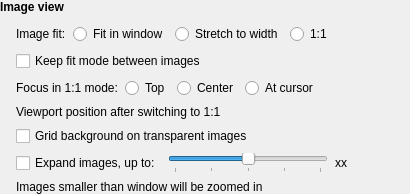
                <widget class="QWidget" name="imageViewGroup" native="true">
                 <property name="accessibleName">
                  <string notr="true">SGroup</string>
                 </property>
                 <layout class="QVBoxLayout" name="verticalLayout_13">
                  <property name="leftMargin">
                   <number>0</number>
                  </property>
                  <property name="topMargin">
                   <number>0</number>
                  </property>
                  <property name="rightMargin">
                   <number>0</number>
                  </property>
                  <property name="bottomMargin">
                   <number>0</number>
                  </property>
                  <item>
                   <layout class="QHBoxLayout" name="horizontalLayout_27">
                    <property name="leftMargin">
                     <number>0</number>
                    </property>
                    <property name="topMargin">
                     <number>0</number>
                    </property>
                    <property name="rightMargin">
                     <number>0</number>
                    </property>
                    <item>
                     <widget class="QLabel" name="label_40">
                      <property name="font">
                       <font>
                        <bold>true</bold>
                       </font>
                      </property>
                      <property name="text">
                       <string>Image view</string>
                      </property>
                     </widget>
                    </item>
                    <item>
                     <widget class="QWidget" name="widget_3" native="true">
                      <property name="sizePolicy">
                       <sizepolicy hsizetype="Expanding" vsizetype="Preferred">
                        <horstretch>0</horstretch>
                        <verstretch>0</verstretch>
                       </sizepolicy>
                      </property>
                      <property name="accessibleName">
                       <string notr="true">SLine</string>
                      </property>
                     </widget>
                    </item>
                   </layout>
                  </item>
                  <item>
                   <layout class="QVBoxLayout" name="verticalLayout_8">
                    <property name="spacing">
                     <number>7</number>
                    </property>
                    <property name="leftMargin">
                     <number>16</number>
                    </property>
                    <property name="topMargin">
                     <number>4</number>
                    </property>
                    <item>
                     <layout class="QHBoxLayout" name="horizontalLayout_29">
                      <property name="leftMargin">
                       <number>0</number>
                      </property>
                      <property name="topMargin">
                       <number>0</number>
                      </property>
                      <property name="rightMargin">
                       <number>0</number>
                      </property>
                      <item>
                       <widget class="QLabel" name="label_2">
                        <property name="sizePolicy">
                         <sizepolicy hsizetype="Minimum" vsizetype="Minimum">
                          <horstretch>0</horstretch>
                          <verstretch>0</verstretch>
                         </sizepolicy>
                        </property>
                        <property name="text">
                         <string>Image fit:</string>
                        </property>
                       </widget>
                      </item>
                      <item>
                       <widget class="QRadioButton" name="fitModeWindow">
                        <property name="text">
                         <string>Fit in window</string>
                        </property>
                        <property name="checked">
                         <bool>false</bool>
                        </property>
                       </widget>
                      </item>
                      <item>
                       <widget class="QRadioButton" name="fitModeWidth">
                        <property name="text">
                         <string>Stretch to width</string>
                        </property>
                       </widget>
                      </item>
                      <item>
                       <widget class="QRadioButton" name="fitMode1to1">
                        <property name="text">
                         <string>1:1</string>
                        </property>
                       </widget>
                      </item>
                      <item>
                       <spacer name="horizontalSpacer_21">
                        <property name="orientation">
                         <enum>Qt::Horizontal</enum>
                        </property>
                        <property name="sizeHint" stdset="0">
                         <size>
                          <width>40</width>
                          <height>20</height>
                         </size>
                        </property>
                       </spacer>
                      </item>
                     </layout>
                    </item>
                    <item>
                     <widget class="QCheckBox" name="keepFitModeCheckBox">
                      <property name="text">
                       <string>Keep fit mode between images</string>
                      </property>
                     </widget>
                    </item>
                    <item>
                     <layout class="QHBoxLayout" name="horizontalLayout_31">
                      <property name="leftMargin">
                       <number>0</number>
                      </property>
                      <property name="topMargin">
                       <number>0</number>
                      </property>
                      <property name="rightMargin">
                       <number>0</number>
                      </property>
                      <item>
                       <widget class="QLabel" name="label_26">
                        <property name="sizePolicy">
                         <sizepolicy hsizetype="Minimum" vsizetype="Preferred">
                          <horstretch>0</horstretch>
                          <verstretch>0</verstretch>
                         </sizepolicy>
                        </property>
                        <property name="text">
                         <string>Focus in 1:1 mode:</string>
                        </property>
                       </widget>
                      </item>
                      <item>
                       <widget class="QRadioButton" name="focus1to1Top">
                        <property name="text">
                         <string>Top</string>
                        </property>
                       </widget>
                      </item>
                      <item>
                       <widget class="QRadioButton" name="focus1to1Center">
                        <property name="text">
                         <string>Center</string>
                        </property>
                       </widget>
                      </item>
                      <item>
                       <widget class="QRadioButton" name="focus1to1Cursor">
                        <property name="text">
                         <string>At cursor</string>
                        </property>
                       </widget>
                      </item>
                      <item>
                       <spacer name="horizontalSpacer_23">
                        <property name="orientation">
                         <enum>Qt::Horizontal</enum>
                        </property>
                        <property name="sizeHint" stdset="0">
                         <size>
                          <width>40</width>
                          <height>20</height>
                         </size>
                        </property>
                       </spacer>
                      </item>
                     </layout>
                    </item>
                    <item>
                     <widget class="QLabel" name="label_10">
                      <property name="accessibleName">
                       <string notr="true">SNoteText</string>
                      </property>
                      <property name="text">
                       <string>Viewport position after switching to 1:1</string>
                      </property>
                     </widget>
                    </item>
                    <item>
                     <widget class="QCheckBox" name="transparencyGridCheckBox">
                      <property name="enabled">
                       <bool>true</bool>
                      </property>
                      <property name="sizePolicy">
                       <sizepolicy hsizetype="Minimum" vsizetype="Minimum">
                        <horstretch>0</horstretch>
                        <verstretch>0</verstretch>
                       </sizepolicy>
                      </property>
                      <property name="text">
                       <string>Grid background on transparent images</string>
                      </property>
                     </widget>
                    </item>
                    <item>
                     <layout class="QHBoxLayout" name="horizontalLayout_30">
                      <property name="leftMargin">
                       <number>0</number>
                      </property>
                      <property name="topMargin">
                       <number>0</number>
                      </property>
                      <property name="rightMargin">
                       <number>0</number>
                      </property>
                      <item>
                       <widget class="QCheckBox" name="expandImageCheckBox">
                        <property name="sizePolicy">
                         <sizepolicy hsizetype="Minimum" vsizetype="Minimum">
                          <horstretch>0</horstretch>
                          <verstretch>0</verstretch>
                         </sizepolicy>
                        </property>
                        <property name="minimumSize">
                         <size>
                          <width>0</width>
                          <height>0</height>
                         </size>
                        </property>
                        <property name="text">
                         <string>Expand images, up to:</string>
                        </property>
                       </widget>
                      </item>
                      <item>
                       <widget class="QSlider" name="expandLimitSlider">
                        <property name="sizePolicy">
                         <sizepolicy hsizetype="Fixed" vsizetype="Preferred">
                          <horstretch>0</horstretch>
                          <verstretch>0</verstretch>
                         </sizepolicy>
                        </property>
                        <property name="minimumSize">
                         <size>
                          <width>160</width>
                          <height>0</height>
                         </size>
                        </property>
                        <property name="minimum">
                         <number>0</number>
                        </property>
                        <property name="maximum">
                         <number>4</number>
                        </property>
                        <property name="pageStep">
                         <number>1</number>
                        </property>
                        <property name="value">
                         <number>2</number>
                        </property>
                        <property name="orientation">
                         <enum>Qt::Horizontal</enum>
                        </property>
                        <property name="tickPosition">
                         <enum>QSlider::TicksBelow</enum>
                        </property>
                        <property name="tickInterval">
                         <number>1</number>
                        </property>
                       </widget>
                      </item>
                      <item>
                       <widget class="QWidget" name="expandImagesGroupContents" native="true">
                        <layout class="QHBoxLayout" name="horizontalLayout_17">
                         <property name="leftMargin">
                          <number>0</number>
                         </property>
                         <property name="topMargin">
                          <number>0</number>
                         </property>
                         <property name="rightMargin">
                          <number>0</number>
                         </property>
                         <property name="bottomMargin">
                          <number>0</number>
                         </property>
                         <item>
                          <widget class="QLabel" name="expandLimitLabel">
                           <property name="sizePolicy">
                            <sizepolicy hsizetype="Fixed" vsizetype="Preferred">
                             <horstretch>0</horstretch>
                             <verstretch>0</verstretch>
                            </sizepolicy>
                           </property>
                           <property name="minimumSize">
                            <size>
                             <width>35</width>
                             <height>0</height>
                            </size>
                           </property>
                           <property name="maximumSize">
                            <size>
                             <width>35</width>
                             <height>16777215</height>
                            </size>
                           </property>
                           <property name="text">
                            <string>xx</string>
                           </property>
                           <property name="alignment">
                            <set>Qt::AlignLeading|Qt::AlignLeft|Qt::AlignVCenter</set>
                           </property>
                          </widget>
                         </item>
                        </layout>
                       </widget>
                      </item>
                      <item>
                       <spacer name="horizontalSpacer_22">
                        <property name="orientation">
                         <enum>Qt::Horizontal</enum>
                        </property>
                        <property name="sizeHint" stdset="0">
                         <size>
                          <width>40</width>
                          <height>20</height>
                         </size>
                        </property>
                       </spacer>
                      </item>
                     </layout>
                    </item>
                    <item>
                     <widget class="QLabel" name="label_13">
                      <property name="accessibleName">
                       <string notr="true">SNoteText</string>
                      </property>
                      <property name="text">
                       <string>Images smaller than window will be zoomed in</string>
                      </property>
                     </widget>
                    </item>
                   </layout>
                  </item>
                 </layout>
                </widget>
